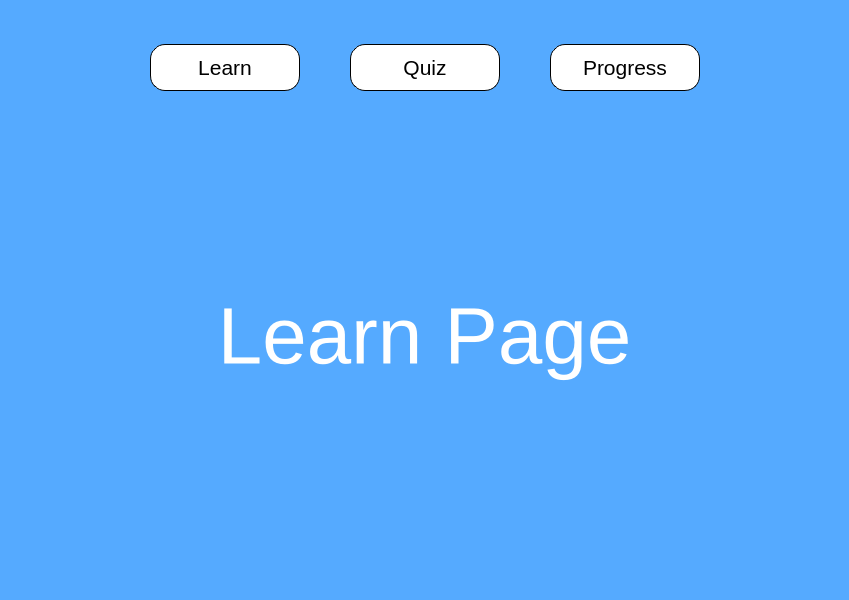
<?xml version="1.0" encoding="UTF-8"?>
<ui version="4.0">
 <class>LearnPage</class>
 <widget class="QMainWindow" name="LearnPage">
  <property name="geometry">
   <rect>
    <x>0</x>
    <y>0</y>
    <width>849</width>
    <height>600</height>
   </rect>
  </property>
  <property name="minimumSize">
   <size>
    <width>800</width>
    <height>600</height>
   </size>
  </property>
  <property name="windowTitle">
   <string>MusGator</string>
  </property>
  <property name="styleSheet">
   <string notr="true">background-color: rgb(85, 170, 255);</string>
  </property>
  <widget class="QWidget" name="centralwidget">
   <layout class="QGridLayout" name="gridLayout">
    <item row="0" column="0">
     <layout class="QVBoxLayout" name="pageLayout" stretch="1,5">
      <property name="leftMargin">
       <number>15</number>
      </property>
      <property name="topMargin">
       <number>15</number>
      </property>
      <property name="rightMargin">
       <number>15</number>
      </property>
      <property name="bottomMargin">
       <number>15</number>
      </property>
      <item>
       <layout class="QHBoxLayout" name="buttonsLayout" stretch="1,1,0,1,0,1,1">
        <property name="spacing">
         <number>0</number>
        </property>
        <property name="leftMargin">
         <number>0</number>
        </property>
        <property name="topMargin">
         <number>20</number>
        </property>
        <property name="rightMargin">
         <number>0</number>
        </property>
        <property name="bottomMargin">
         <number>20</number>
        </property>
        <item>
         <spacer name="horizontalSpacer_3">
          <property name="orientation">
           <enum>Qt::Horizontal</enum>
          </property>
          <property name="sizeHint" stdset="0">
           <size>
            <width>40</width>
            <height>20</height>
           </size>
          </property>
         </spacer>
        </item>
        <item>
         <widget class="QPushButton" name="learnButton">
          <property name="sizePolicy">
           <sizepolicy hsizetype="Minimum" vsizetype="Minimum">
            <horstretch>0</horstretch>
            <verstretch>0</verstretch>
           </sizepolicy>
          </property>
          <property name="minimumSize">
           <size>
            <width>150</width>
            <height>40</height>
           </size>
          </property>
          <property name="maximumSize">
           <size>
            <width>300</width>
            <height>60</height>
           </size>
          </property>
          <property name="font">
           <font>
            <family>Arial</family>
            <pointsize>16</pointsize>
           </font>
          </property>
          <property name="styleSheet">
           <string notr="true">background-color: rgb(255, 255, 255);
border: 1px solid black;
border-radius: 15%;</string>
          </property>
          <property name="text">
           <string>Learn</string>
          </property>
         </widget>
        </item>
        <item>
         <spacer name="horizontalSpacer">
          <property name="orientation">
           <enum>Qt::Horizontal</enum>
          </property>
          <property name="sizeHint" stdset="0">
           <size>
            <width>50</width>
            <height>20</height>
           </size>
          </property>
         </spacer>
        </item>
        <item>
         <widget class="QPushButton" name="quizButton">
          <property name="sizePolicy">
           <sizepolicy hsizetype="Minimum" vsizetype="Minimum">
            <horstretch>0</horstretch>
            <verstretch>0</verstretch>
           </sizepolicy>
          </property>
          <property name="minimumSize">
           <size>
            <width>150</width>
            <height>40</height>
           </size>
          </property>
          <property name="maximumSize">
           <size>
            <width>300</width>
            <height>60</height>
           </size>
          </property>
          <property name="font">
           <font>
            <family>Arial</family>
            <pointsize>16</pointsize>
           </font>
          </property>
          <property name="styleSheet">
           <string notr="true">background-color: rgb(255, 255, 255);
border: 1px solid black;
border-radius: 15%;</string>
          </property>
          <property name="text">
           <string>Quiz</string>
          </property>
         </widget>
        </item>
        <item>
         <spacer name="horizontalSpacer_2">
          <property name="orientation">
           <enum>Qt::Horizontal</enum>
          </property>
          <property name="sizeHint" stdset="0">
           <size>
            <width>50</width>
            <height>20</height>
           </size>
          </property>
         </spacer>
        </item>
        <item>
         <widget class="QPushButton" name="progressButton">
          <property name="sizePolicy">
           <sizepolicy hsizetype="Minimum" vsizetype="Minimum">
            <horstretch>0</horstretch>
            <verstretch>0</verstretch>
           </sizepolicy>
          </property>
          <property name="minimumSize">
           <size>
            <width>150</width>
            <height>40</height>
           </size>
          </property>
          <property name="maximumSize">
           <size>
            <width>300</width>
            <height>60</height>
           </size>
          </property>
          <property name="font">
           <font>
            <family>Arial</family>
            <pointsize>16</pointsize>
           </font>
          </property>
          <property name="styleSheet">
           <string notr="true">background-color: rgb(255, 255, 255);
border: 1px solid black;
border-radius: 15%;</string>
          </property>
          <property name="text">
           <string>Progress</string>
          </property>
         </widget>
        </item>
        <item>
         <spacer name="horizontalSpacer_4">
          <property name="orientation">
           <enum>Qt::Horizontal</enum>
          </property>
          <property name="sizeHint" stdset="0">
           <size>
            <width>40</width>
            <height>20</height>
           </size>
          </property>
         </spacer>
        </item>
       </layout>
      </item>
      <item>
       <widget class="QLabel" name="label">
        <property name="font">
         <font>
          <family>Arial</family>
          <pointsize>60</pointsize>
         </font>
        </property>
        <property name="styleSheet">
         <string notr="true">color: rgb(255, 255, 255);</string>
        </property>
        <property name="text">
         <string>Learn Page</string>
        </property>
        <property name="alignment">
         <set>Qt::AlignCenter</set>
        </property>
       </widget>
      </item>
     </layout>
    </item>
   </layout>
  </widget>
  <widget class="QMenuBar" name="menubar">
   <property name="geometry">
    <rect>
     <x>0</x>
     <y>0</y>
     <width>849</width>
     <height>22</height>
    </rect>
   </property>
  </widget>
  <widget class="QStatusBar" name="statusbar"/>
 </widget>
 <resources/>
 <connections/>
</ui>
